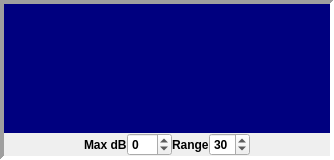
<?xml version="1.0" encoding="UTF-8"?>
<ui version="4.0">
 <class>spectrumWidget</class>
 <widget class="QFrame" name="spectrumWidget">
  <property name="geometry">
   <rect>
    <x>0</x>
    <y>0</y>
    <width>334</width>
    <height>160</height>
   </rect>
  </property>
  <property name="minimumSize">
   <size>
    <width>334</width>
    <height>160</height>
   </size>
  </property>
  <property name="font">
   <font>
    <family>Arial</family>
    <pointsize>9</pointsize>
    <weight>75</weight>
    <bold>true</bold>
   </font>
  </property>
  <property name="windowTitle">
   <string>Frame</string>
  </property>
  <property name="frameShape">
   <enum>QFrame::Panel</enum>
  </property>
  <property name="frameShadow">
   <enum>QFrame::Sunken</enum>
  </property>
  <property name="lineWidth">
   <number>4</number>
  </property>
  <layout class="QVBoxLayout" name="verticalLayout" stretch="1,0">
   <property name="spacing">
    <number>0</number>
   </property>
   <property name="margin">
    <number>0</number>
   </property>
   <item>
    <widget class="fftDisplay" name="fftFrame">
     <property name="palette">
      <palette>
       <active>
        <colorrole role="WindowText">
         <brush brushstyle="SolidPattern">
          <color alpha="255">
           <red>255</red>
           <green>255</green>
           <blue>255</blue>
          </color>
         </brush>
        </colorrole>
        <colorrole role="Button">
         <brush brushstyle="SolidPattern">
          <color alpha="255">
           <red>0</red>
           <green>0</green>
           <blue>127</blue>
          </color>
         </brush>
        </colorrole>
        <colorrole role="Light">
         <brush brushstyle="SolidPattern">
          <color alpha="255">
           <red>0</red>
           <green>0</green>
           <blue>191</blue>
          </color>
         </brush>
        </colorrole>
        <colorrole role="Midlight">
         <brush brushstyle="SolidPattern">
          <color alpha="255">
           <red>0</red>
           <green>0</green>
           <blue>159</blue>
          </color>
         </brush>
        </colorrole>
        <colorrole role="Dark">
         <brush brushstyle="SolidPattern">
          <color alpha="255">
           <red>0</red>
           <green>0</green>
           <blue>63</blue>
          </color>
         </brush>
        </colorrole>
        <colorrole role="Mid">
         <brush brushstyle="SolidPattern">
          <color alpha="255">
           <red>0</red>
           <green>0</green>
           <blue>84</blue>
          </color>
         </brush>
        </colorrole>
        <colorrole role="Text">
         <brush brushstyle="SolidPattern">
          <color alpha="255">
           <red>255</red>
           <green>255</green>
           <blue>255</blue>
          </color>
         </brush>
        </colorrole>
        <colorrole role="BrightText">
         <brush brushstyle="SolidPattern">
          <color alpha="255">
           <red>255</red>
           <green>255</green>
           <blue>255</blue>
          </color>
         </brush>
        </colorrole>
        <colorrole role="ButtonText">
         <brush brushstyle="SolidPattern">
          <color alpha="255">
           <red>255</red>
           <green>255</green>
           <blue>255</blue>
          </color>
         </brush>
        </colorrole>
        <colorrole role="Base">
         <brush brushstyle="SolidPattern">
          <color alpha="255">
           <red>0</red>
           <green>0</green>
           <blue>0</blue>
          </color>
         </brush>
        </colorrole>
        <colorrole role="Window">
         <brush brushstyle="SolidPattern">
          <color alpha="255">
           <red>0</red>
           <green>0</green>
           <blue>127</blue>
          </color>
         </brush>
        </colorrole>
        <colorrole role="Shadow">
         <brush brushstyle="SolidPattern">
          <color alpha="255">
           <red>0</red>
           <green>0</green>
           <blue>0</blue>
          </color>
         </brush>
        </colorrole>
        <colorrole role="AlternateBase">
         <brush brushstyle="SolidPattern">
          <color alpha="255">
           <red>0</red>
           <green>0</green>
           <blue>63</blue>
          </color>
         </brush>
        </colorrole>
        <colorrole role="ToolTipBase">
         <brush brushstyle="SolidPattern">
          <color alpha="255">
           <red>255</red>
           <green>255</green>
           <blue>220</blue>
          </color>
         </brush>
        </colorrole>
        <colorrole role="ToolTipText">
         <brush brushstyle="SolidPattern">
          <color alpha="255">
           <red>0</red>
           <green>0</green>
           <blue>0</blue>
          </color>
         </brush>
        </colorrole>
       </active>
       <inactive>
        <colorrole role="WindowText">
         <brush brushstyle="SolidPattern">
          <color alpha="255">
           <red>255</red>
           <green>255</green>
           <blue>255</blue>
          </color>
         </brush>
        </colorrole>
        <colorrole role="Button">
         <brush brushstyle="SolidPattern">
          <color alpha="255">
           <red>0</red>
           <green>0</green>
           <blue>127</blue>
          </color>
         </brush>
        </colorrole>
        <colorrole role="Light">
         <brush brushstyle="SolidPattern">
          <color alpha="255">
           <red>0</red>
           <green>0</green>
           <blue>191</blue>
          </color>
         </brush>
        </colorrole>
        <colorrole role="Midlight">
         <brush brushstyle="SolidPattern">
          <color alpha="255">
           <red>0</red>
           <green>0</green>
           <blue>159</blue>
          </color>
         </brush>
        </colorrole>
        <colorrole role="Dark">
         <brush brushstyle="SolidPattern">
          <color alpha="255">
           <red>0</red>
           <green>0</green>
           <blue>63</blue>
          </color>
         </brush>
        </colorrole>
        <colorrole role="Mid">
         <brush brushstyle="SolidPattern">
          <color alpha="255">
           <red>0</red>
           <green>0</green>
           <blue>84</blue>
          </color>
         </brush>
        </colorrole>
        <colorrole role="Text">
         <brush brushstyle="SolidPattern">
          <color alpha="255">
           <red>255</red>
           <green>255</green>
           <blue>255</blue>
          </color>
         </brush>
        </colorrole>
        <colorrole role="BrightText">
         <brush brushstyle="SolidPattern">
          <color alpha="255">
           <red>255</red>
           <green>255</green>
           <blue>255</blue>
          </color>
         </brush>
        </colorrole>
        <colorrole role="ButtonText">
         <brush brushstyle="SolidPattern">
          <color alpha="255">
           <red>255</red>
           <green>255</green>
           <blue>255</blue>
          </color>
         </brush>
        </colorrole>
        <colorrole role="Base">
         <brush brushstyle="SolidPattern">
          <color alpha="255">
           <red>0</red>
           <green>0</green>
           <blue>0</blue>
          </color>
         </brush>
        </colorrole>
        <colorrole role="Window">
         <brush brushstyle="SolidPattern">
          <color alpha="255">
           <red>0</red>
           <green>0</green>
           <blue>127</blue>
          </color>
         </brush>
        </colorrole>
        <colorrole role="Shadow">
         <brush brushstyle="SolidPattern">
          <color alpha="255">
           <red>0</red>
           <green>0</green>
           <blue>0</blue>
          </color>
         </brush>
        </colorrole>
        <colorrole role="AlternateBase">
         <brush brushstyle="SolidPattern">
          <color alpha="255">
           <red>0</red>
           <green>0</green>
           <blue>63</blue>
          </color>
         </brush>
        </colorrole>
        <colorrole role="ToolTipBase">
         <brush brushstyle="SolidPattern">
          <color alpha="255">
           <red>255</red>
           <green>255</green>
           <blue>220</blue>
          </color>
         </brush>
        </colorrole>
        <colorrole role="ToolTipText">
         <brush brushstyle="SolidPattern">
          <color alpha="255">
           <red>0</red>
           <green>0</green>
           <blue>0</blue>
          </color>
         </brush>
        </colorrole>
       </inactive>
       <disabled>
        <colorrole role="WindowText">
         <brush brushstyle="SolidPattern">
          <color alpha="255">
           <red>0</red>
           <green>0</green>
           <blue>63</blue>
          </color>
         </brush>
        </colorrole>
        <colorrole role="Button">
         <brush brushstyle="SolidPattern">
          <color alpha="255">
           <red>0</red>
           <green>0</green>
           <blue>127</blue>
          </color>
         </brush>
        </colorrole>
        <colorrole role="Light">
         <brush brushstyle="SolidPattern">
          <color alpha="255">
           <red>0</red>
           <green>0</green>
           <blue>191</blue>
          </color>
         </brush>
        </colorrole>
        <colorrole role="Midlight">
         <brush brushstyle="SolidPattern">
          <color alpha="255">
           <red>0</red>
           <green>0</green>
           <blue>159</blue>
          </color>
         </brush>
        </colorrole>
        <colorrole role="Dark">
         <brush brushstyle="SolidPattern">
          <color alpha="255">
           <red>0</red>
           <green>0</green>
           <blue>63</blue>
          </color>
         </brush>
        </colorrole>
        <colorrole role="Mid">
         <brush brushstyle="SolidPattern">
          <color alpha="255">
           <red>0</red>
           <green>0</green>
           <blue>84</blue>
          </color>
         </brush>
        </colorrole>
        <colorrole role="Text">
         <brush brushstyle="SolidPattern">
          <color alpha="255">
           <red>0</red>
           <green>0</green>
           <blue>63</blue>
          </color>
         </brush>
        </colorrole>
        <colorrole role="BrightText">
         <brush brushstyle="SolidPattern">
          <color alpha="255">
           <red>255</red>
           <green>255</green>
           <blue>255</blue>
          </color>
         </brush>
        </colorrole>
        <colorrole role="ButtonText">
         <brush brushstyle="SolidPattern">
          <color alpha="255">
           <red>0</red>
           <green>0</green>
           <blue>63</blue>
          </color>
         </brush>
        </colorrole>
        <colorrole role="Base">
         <brush brushstyle="SolidPattern">
          <color alpha="255">
           <red>0</red>
           <green>0</green>
           <blue>127</blue>
          </color>
         </brush>
        </colorrole>
        <colorrole role="Window">
         <brush brushstyle="SolidPattern">
          <color alpha="255">
           <red>0</red>
           <green>0</green>
           <blue>127</blue>
          </color>
         </brush>
        </colorrole>
        <colorrole role="Shadow">
         <brush brushstyle="SolidPattern">
          <color alpha="255">
           <red>0</red>
           <green>0</green>
           <blue>0</blue>
          </color>
         </brush>
        </colorrole>
        <colorrole role="AlternateBase">
         <brush brushstyle="SolidPattern">
          <color alpha="255">
           <red>0</red>
           <green>0</green>
           <blue>127</blue>
          </color>
         </brush>
        </colorrole>
        <colorrole role="ToolTipBase">
         <brush brushstyle="SolidPattern">
          <color alpha="255">
           <red>255</red>
           <green>255</green>
           <blue>220</blue>
          </color>
         </brush>
        </colorrole>
        <colorrole role="ToolTipText">
         <brush brushstyle="SolidPattern">
          <color alpha="255">
           <red>0</red>
           <green>0</green>
           <blue>0</blue>
          </color>
         </brush>
        </colorrole>
       </disabled>
      </palette>
     </property>
     <property name="autoFillBackground">
      <bool>true</bool>
     </property>
     <property name="frameShape">
      <enum>QFrame::NoFrame</enum>
     </property>
     <property name="frameShadow">
      <enum>QFrame::Plain</enum>
     </property>
     <property name="lineWidth">
      <number>1</number>
     </property>
     <property name="text">
      <string/>
     </property>
    </widget>
   </item>
   <item>
    <layout class="QHBoxLayout" name="horizontalLayout">
     <item>
      <spacer name="horizontalSpacer">
       <property name="orientation">
        <enum>Qt::Horizontal</enum>
       </property>
       <property name="sizeHint" stdset="0">
        <size>
         <width>40</width>
         <height>20</height>
        </size>
       </property>
      </spacer>
     </item>
     <item>
      <widget class="QLabel" name="label">
       <property name="text">
        <string>Max dB</string>
       </property>
      </widget>
     </item>
     <item>
      <widget class="QSpinBox" name="maxDbSpinbox">
       <property name="minimum">
        <number>-30</number>
       </property>
       <property name="maximum">
        <number>20</number>
       </property>
       <property name="value">
        <number>0</number>
       </property>
      </widget>
     </item>
     <item>
      <widget class="QLabel" name="label_2">
       <property name="text">
        <string>Range</string>
       </property>
      </widget>
     </item>
     <item>
      <widget class="QSpinBox" name="rangeSpinBox">
       <property name="minimum">
        <number>25</number>
       </property>
       <property name="maximum">
        <number>40</number>
       </property>
       <property name="value">
        <number>30</number>
       </property>
      </widget>
     </item>
     <item>
      <spacer name="horizontalSpacer_2">
       <property name="orientation">
        <enum>Qt::Horizontal</enum>
       </property>
       <property name="sizeHint" stdset="0">
        <size>
         <width>40</width>
         <height>20</height>
        </size>
       </property>
      </spacer>
     </item>
    </layout>
   </item>
  </layout>
 </widget>
 <customwidgets>
  <customwidget>
   <class>fftDisplay</class>
   <extends>QLabel</extends>
   <header>widgets/fftdisplay.h</header>
  </customwidget>
 </customwidgets>
 <resources/>
 <connections/>
</ui>
